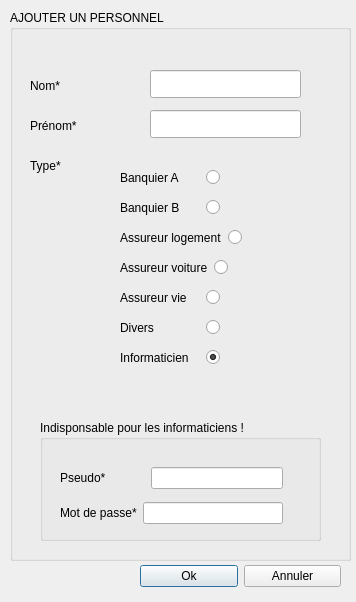
<?xml version="1.0" encoding="UTF-8"?>
<ui version="4.0">
 <class>DialogAjouterRessource</class>
 <widget class="QDialog" name="DialogAjouterRessource">
  <property name="geometry">
   <rect>
    <x>0</x>
    <y>0</y>
    <width>356</width>
    <height>602</height>
   </rect>
  </property>
  <property name="windowTitle">
   <string>Dialog</string>
  </property>
  <widget class="QGroupBox" name="groupBox">
   <property name="geometry">
    <rect>
     <x>10</x>
     <y>10</y>
     <width>341</width>
     <height>551</height>
    </rect>
   </property>
   <property name="title">
    <string>AJOUTER UN PERSONNEL</string>
   </property>
   <widget class="QLabel" name="label">
    <property name="geometry">
     <rect>
      <x>20</x>
      <y>60</y>
      <width>81</width>
      <height>31</height>
     </rect>
    </property>
    <property name="text">
     <string>Nom*</string>
    </property>
   </widget>
   <widget class="QLabel" name="label_2">
    <property name="geometry">
     <rect>
      <x>20</x>
      <y>100</y>
      <width>81</width>
      <height>31</height>
     </rect>
    </property>
    <property name="text">
     <string>Prénom*</string>
    </property>
   </widget>
   <widget class="QLabel" name="label_3">
    <property name="geometry">
     <rect>
      <x>20</x>
      <y>140</y>
      <width>81</width>
      <height>31</height>
     </rect>
    </property>
    <property name="text">
     <string>Type*</string>
    </property>
   </widget>
   <widget class="QGroupBox" name="groupBox_2">
    <property name="geometry">
     <rect>
      <x>30</x>
      <y>410</y>
      <width>281</width>
      <height>121</height>
     </rect>
    </property>
    <property name="title">
     <string>Indisponsable pour les informaticiens !</string>
    </property>
    <widget class="QWidget" name="layoutWidget">
     <property name="geometry">
      <rect>
       <x>20</x>
       <y>40</y>
       <width>223</width>
       <height>71</height>
      </rect>
     </property>
     <layout class="QVBoxLayout" name="verticalLayout_2">
      <item>
       <layout class="QHBoxLayout" name="horizontalLayout_7">
        <property name="spacing">
         <number>45</number>
        </property>
        <item>
         <widget class="QLabel" name="label_4">
          <property name="text">
           <string>Pseudo*</string>
          </property>
         </widget>
        </item>
        <item>
         <widget class="QLineEdit" name="lineEdit_pseudo"/>
        </item>
       </layout>
      </item>
      <item>
       <layout class="QHBoxLayout" name="horizontalLayout_8">
        <item>
         <widget class="QLabel" name="label_5">
          <property name="text">
           <string>Mot de passe*</string>
          </property>
         </widget>
        </item>
        <item>
         <widget class="QLineEdit" name="lineEdit_mdp">
          <property name="echoMode">
           <enum>QLineEdit::Password</enum>
          </property>
         </widget>
        </item>
       </layout>
      </item>
     </layout>
    </widget>
   </widget>
   <widget class="QLineEdit" name="lineEdit_nom">
    <property name="geometry">
     <rect>
      <x>140</x>
      <y>60</y>
      <width>151</width>
      <height>28</height>
     </rect>
    </property>
   </widget>
   <widget class="QLineEdit" name="lineEdit_prenom">
    <property name="geometry">
     <rect>
      <x>140</x>
      <y>100</y>
      <width>151</width>
      <height>28</height>
     </rect>
    </property>
   </widget>
   <widget class="QWidget" name="">
    <property name="geometry">
     <rect>
      <x>110</x>
      <y>151</y>
      <width>165</width>
      <height>216</height>
     </rect>
    </property>
    <layout class="QVBoxLayout" name="verticalLayout">
     <item>
      <layout class="QHBoxLayout" name="horizontalLayout">
       <item>
        <widget class="QLabel" name="label_6">
         <property name="text">
          <string>Banquier A</string>
         </property>
        </widget>
       </item>
       <item>
        <widget class="QRadioButton" name="radioButton_banquierA">
         <property name="text">
          <string/>
         </property>
        </widget>
       </item>
      </layout>
     </item>
     <item>
      <layout class="QHBoxLayout" name="horizontalLayout_2">
       <item>
        <widget class="QLabel" name="label_7">
         <property name="text">
          <string>Banquier B</string>
         </property>
        </widget>
       </item>
       <item>
        <widget class="QRadioButton" name="radioButton_banquierB">
         <property name="text">
          <string/>
         </property>
        </widget>
       </item>
      </layout>
     </item>
     <item>
      <layout class="QHBoxLayout" name="horizontalLayout_3">
       <item>
        <widget class="QLabel" name="label_8">
         <property name="text">
          <string>Assureur logement</string>
         </property>
        </widget>
       </item>
       <item>
        <widget class="QRadioButton" name="radioButton_assureurLogement">
         <property name="text">
          <string/>
         </property>
        </widget>
       </item>
      </layout>
     </item>
     <item>
      <layout class="QHBoxLayout" name="horizontalLayout_4">
       <item>
        <widget class="QLabel" name="label_9">
         <property name="text">
          <string>Assureur voiture</string>
         </property>
        </widget>
       </item>
       <item>
        <widget class="QRadioButton" name="radioButton_assureurVoiture">
         <property name="text">
          <string/>
         </property>
        </widget>
       </item>
      </layout>
     </item>
     <item>
      <layout class="QHBoxLayout" name="horizontalLayout_5">
       <item>
        <widget class="QLabel" name="label_10">
         <property name="text">
          <string>Assureur vie</string>
         </property>
        </widget>
       </item>
       <item>
        <widget class="QRadioButton" name="radioButton_assureurVie">
         <property name="text">
          <string/>
         </property>
        </widget>
       </item>
      </layout>
     </item>
     <item>
      <layout class="QHBoxLayout" name="horizontalLayout_10">
       <item>
        <widget class="QLabel" name="label_12">
         <property name="text">
          <string>Divers</string>
         </property>
        </widget>
       </item>
       <item>
        <widget class="QRadioButton" name="radioButton_divers">
         <property name="text">
          <string/>
         </property>
        </widget>
       </item>
      </layout>
     </item>
     <item>
      <layout class="QHBoxLayout" name="horizontalLayout_6">
       <item>
        <widget class="QLabel" name="label_11">
         <property name="text">
          <string>Informaticien </string>
         </property>
        </widget>
       </item>
       <item>
        <widget class="QRadioButton" name="radioButton_informaticien">
         <property name="text">
          <string/>
         </property>
         <property name="checked">
          <bool>true</bool>
         </property>
        </widget>
       </item>
      </layout>
     </item>
    </layout>
   </widget>
  </widget>
  <widget class="QWidget" name="layoutWidget">
   <property name="geometry">
    <rect>
     <x>140</x>
     <y>560</y>
     <width>201</width>
     <height>32</height>
    </rect>
   </property>
   <layout class="QHBoxLayout" name="horizontalLayout_9">
    <item>
     <widget class="QPushButton" name="pushButton_ok">
      <property name="text">
       <string>Ok</string>
      </property>
     </widget>
    </item>
    <item>
     <widget class="QPushButton" name="pushButton_annuler">
      <property name="text">
       <string>Annuler</string>
      </property>
     </widget>
    </item>
   </layout>
  </widget>
 </widget>
 <tabstops>
  <tabstop>lineEdit_nom</tabstop>
  <tabstop>lineEdit_prenom</tabstop>
  <tabstop>radioButton_banquierA</tabstop>
  <tabstop>pushButton_ok</tabstop>
  <tabstop>radioButton_banquierB</tabstop>
  <tabstop>radioButton_assureurLogement</tabstop>
  <tabstop>radioButton_assureurVoiture</tabstop>
  <tabstop>radioButton_assureurVie</tabstop>
  <tabstop>radioButton_informaticien</tabstop>
  <tabstop>lineEdit_pseudo</tabstop>
  <tabstop>lineEdit_mdp</tabstop>
  <tabstop>pushButton_annuler</tabstop>
 </tabstops>
 <resources/>
 <connections>
  <connection>
   <sender>radioButton_banquierA</sender>
   <signal>clicked()</signal>
   <receiver>groupBox_2</receiver>
   <slot>hide()</slot>
   <hints>
    <hint type="sourcelabel">
     <x>293</x>
     <y>173</y>
    </hint>
    <hint type="destinationlabel">
     <x>87</x>
     <y>377</y>
    </hint>
   </hints>
  </connection>
  <connection>
   <sender>radioButton_banquierB</sender>
   <signal>clicked()</signal>
   <receiver>groupBox_2</receiver>
   <slot>hide()</slot>
   <hints>
    <hint type="sourcelabel">
     <x>291</x>
     <y>206</y>
    </hint>
    <hint type="destinationlabel">
     <x>312</x>
     <y>370</y>
    </hint>
   </hints>
  </connection>
  <connection>
   <sender>radioButton_assureurLogement</sender>
   <signal>clicked()</signal>
   <receiver>groupBox_2</receiver>
   <slot>hide()</slot>
   <hints>
    <hint type="sourcelabel">
     <x>294</x>
     <y>239</y>
    </hint>
    <hint type="destinationlabel">
     <x>156</x>
     <y>384</y>
    </hint>
   </hints>
  </connection>
  <connection>
   <sender>radioButton_assureurVoiture</sender>
   <signal>clicked()</signal>
   <receiver>groupBox_2</receiver>
   <slot>hide()</slot>
   <hints>
    <hint type="sourcelabel">
     <x>293</x>
     <y>269</y>
    </hint>
    <hint type="destinationlabel">
     <x>237</x>
     <y>372</y>
    </hint>
   </hints>
  </connection>
  <connection>
   <sender>radioButton_assureurVie</sender>
   <signal>clicked()</signal>
   <receiver>groupBox_2</receiver>
   <slot>hide()</slot>
   <hints>
    <hint type="sourcelabel">
     <x>290</x>
     <y>304</y>
    </hint>
    <hint type="destinationlabel">
     <x>274</x>
     <y>370</y>
    </hint>
   </hints>
  </connection>
  <connection>
   <sender>radioButton_informaticien</sender>
   <signal>clicked()</signal>
   <receiver>groupBox_2</receiver>
   <slot>show()</slot>
   <hints>
    <hint type="sourcelabel">
     <x>292</x>
     <y>332</y>
    </hint>
    <hint type="destinationlabel">
     <x>294</x>
     <y>366</y>
    </hint>
   </hints>
  </connection>
 </connections>
</ui>
